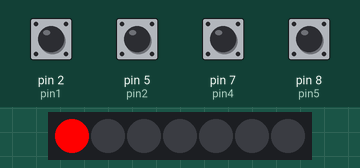
This sketch was run on a simulated Arduino Leonardo, built with avr-gcc and run on an emulated ATmega32U4. Parts: 7 RGB LEDs in strip order, left to right. Inputs (shaded band) come from the test bench; at power-on: pin 2 (pin1), pin 5 (pin2), pin 7 (pin4), pin 8 (pin5) HIGH.

Above: at 0.1 s.
At 1.1 s:
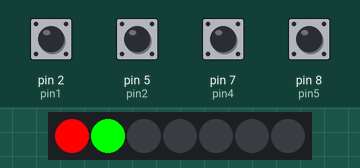
At 2.1 s:
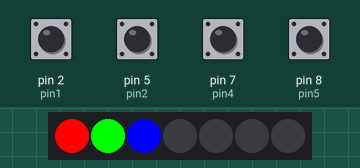
At 3.1 s:
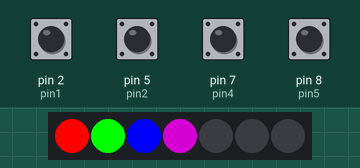
At 4.1 s:
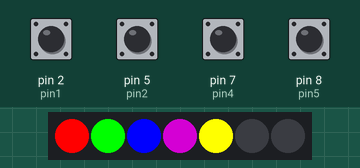
At 6.1 s:
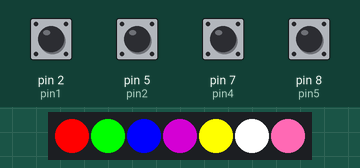

The sketch:

marco-pad.ino
```cpp
#include <Keyboard.h>
#include <Adafruit_NeoPixel.h>

// Declare a NeoPixel strip object with 7 pixels on pin 6
#define PIXEL_COUNT 7
#define PIXEL_PIN 6
Adafruit_NeoPixel strip = Adafruit_NeoPixel(PIXEL_COUNT, PIXEL_PIN, NEO_GRB + NEO_KHZ800);


// use this option for Windows and Linux:
//  char ctrlKey = KEY_LEFT_CTRL;
                               //Including the mouse librar
int pin1 = 2;                                       //Declaring variables for the pins
int pin2 = 5;
int pin3 = 6;
int pin4 = 7;
int pin5 = 8;

void setup() {

pinMode(pin1, INPUT_PULLUP);                        //Setting up the internal pull-ups resistors
pinMode(pin2, INPUT_PULLUP);                        //and also setting the pins to inputs.
pinMode(pin3, INPUT_PULLUP);
pinMode(pin4, INPUT_PULLUP);
pinMode(pin5, INPUT_PULLUP);
strip.begin();

}
void loop() {


  if (digitalRead(pin1) == LOW)                     //Checking if the first switch has been pressed
  {
    Keyboard.press(KEY_F4);                            //Sending the  character
    delay(100);
    Keyboard.println("terminal");
  }

  if (digitalRead(pin2) == LOW)                     //Checking if the second switch has been pressed
  {
    Keyboard.print("KEY_F4");  //Sending a string
    delay(500);
    Keyboard.println("Minecraft");
  }

  if (digitalRead(pin3) == LOW)                     //Checking if the third switch has been pressed
  {
    Keyboard.println("You have pressed switch 3."); //Sending a string and a return
    delay(500);
  }

  if (digitalRead(pin4) == LOW)                     //Checking if the fourth switch has been pressed
  {
    Keyboard.press(KEY_LEFT_GUI);                       //Pressing down the right click
    delay(100);
    Keyboard.write('c');                 //Releasing the right click
    delay(500);
  }

  if (digitalRead(pin5) == LOW)                     //Checking if the fifth switch has been pressed
  {
    Keyboard.println("Marco-Pad");
    delay(500);                                     //Sending a string and a return
  }
  strip.setPixelColor(0, 255, 0, 0);
  strip.show();
  delay(1000);

  // Set the second pixel to green
  strip.setPixelColor(1, 0, 255, 0);
  strip.show();
  delay(1000);

  // Set the third pixel to blue
  strip.setPixelColor(2, 0, 0, 255);
  strip.show();
  delay(1000);

  // Set the fourth pixel to purple
  strip.setPixelColor(3, 128, 0, 128);
  strip.show();
  delay(1000);

  // Set the fifth pixel to yellow
  strip.setPixelColor(4, 255, 255, 0);
  strip.show();
  delay(1000);

  // Set the sixth pixel to white
  strip.setPixelColor(5, 255, 255, 255);
  strip.show();
  delay(1000);

  // Set the seventh pixel to pink
  strip.setPixelColor(6, 255, 105, 180);
  strip.show();
  delay(1000);

}
```

Measured:
- what the display in image 1 shows lasts 1.0 s, from 1.0 s to 2.0 s
